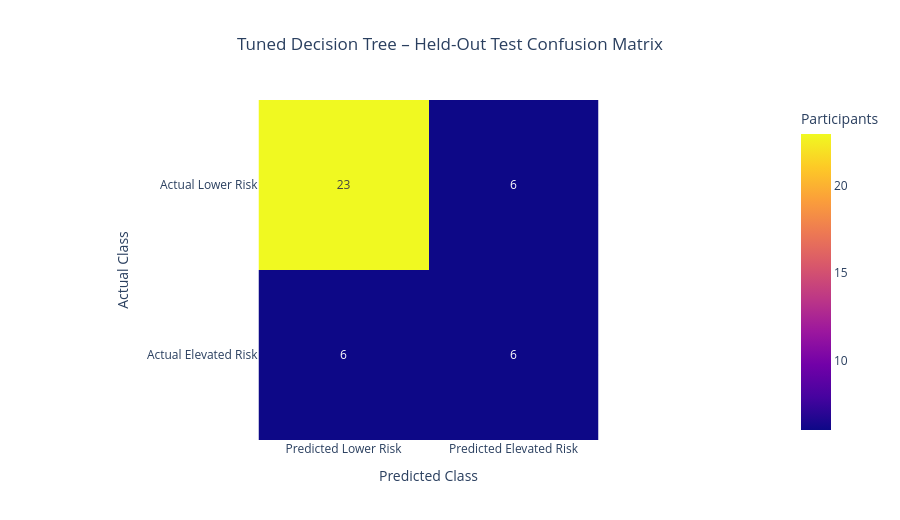

Notebook code cell kept with this figure:
### Markdown cell above
**Interpretation:**  
The final Logistic Regression correctly classified 23 lower-risk and 8 elevated-risk participants. Of the 12 participants who were actually classified as elevated risk, 8 were correctly identified and 4 were missed. Six lower-risk participants were incorrectly classified as elevated risk. This corresponds to a recall of 0.667, indicating that the model detected approximately two-thirds of the elevated-risk cases in the held-out sample.

### Code cell
# Final tuned Decision Tree confusion matrix

final_dt_pred = tuned_dt.predict(X_test)

final_dt_cm = confusion_matrix(
    y_test,
    final_dt_pred
)

fig = px.imshow(
    final_dt_cm,
    text_auto=True,
    x=["Predicted Lower Risk", "Predicted Elevated Risk"],
    y=["Actual Lower Risk", "Actual Elevated Risk"],
    labels=dict(
        x="Predicted Class",
        y="Actual Class",
        color="Participants"
    ),
    title="Tuned Decision Tree – Held-Out Test Confusion Matrix"
)

fig.update_layout(
    template="plotly_white",
    title_x=0.5,
    height=520
)

fig.show()

### Figure 1 — Plotly figure (JSON) as saved in the notebook; plotly's stock layout.template omitted (floating-point values rounded to 4 significant figures)
{"data": [{"coloraxis": "coloraxis", "hovertemplate": "Predicted Class: %{x}<br>Actual Class: %{y}<br>Participants: %{z}<extra></extra>", "name": "0", "texttemplate": "%{z}", "type": "heatmap", "x": ["Predicted Lower Risk", "Predicted Elevated Risk"], "xaxis": "x", "y": ["Actual Lower Risk", "Actual Elevated Risk"], "yaxis": "y", "z": [[23, 6], [6, 6]]}], "layout": {"coloraxis": {"colorbar": {"title": {"text": "Participants"}}, "colorscale": [[0, "#0d0887"], [0.1111, "#46039f"], [0.2222, "#7201a8"], [0.3333, "#9c179e"], [0.4444, "#bd3786"], [0.5556, "#d8576b"], [0.6667, "#ed7953"], [0.7778, "#fb9f3a"], [0.8889, "#fdca26"], [1, "#f0f921"]]}, "height": 520, "title": {"text": "Tuned Decision Tree – Held-Out Test Confusion Matrix", "x": 0.5}, "xaxis": {"anchor": "y", "constrain": "domain", "domain": [0, 1], "scaleanchor": "y", "title": {"text": "Predicted Class"}}, "yaxis": {"anchor": "x", "autorange": "reversed", "constrain": "domain", "domain": [0, 1], "title": {"text": "Actual Class"}}}}
